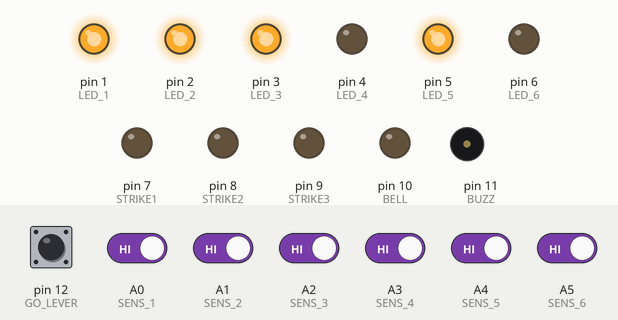
This sketch was run on a simulated Arduino Uno, built with avr-gcc and run on an emulated ATmega328P. Parts: output pins drawn as LEDs (lit = HIGH), buzzer (waves = sounding, pin HIGH). Dashed ring = blinking. Inputs (shaded band) come from the test bench; at power-on: A0 (SENS_1), A1 (SENS_2), A2 (SENS_3), A3 (SENS_4), A4 (SENS_5), A5 (SENS_6), pin 12 (GO_LEVER) HIGH. Random numbers use the default seed unless the sketch sets one.

Above: at 1.25 s.
1.3 s: pin 12 (GO_LEVER) pulled LOW for 0.15 s
At 1.75 s:
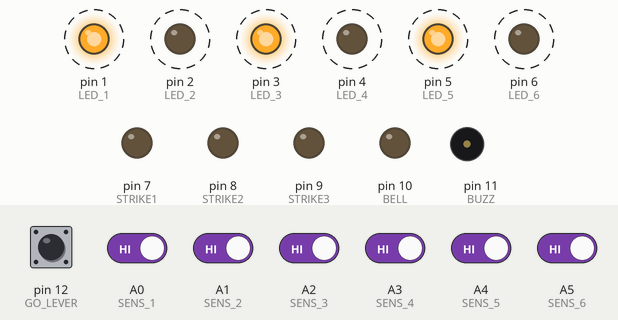
7.3 s: pin 12 (GO_LEVER) driven LOW and A0 (SENS_1) driven LOW
At 9.8 s:
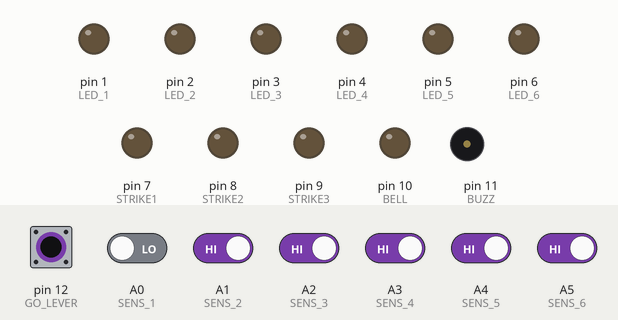
10.3 s: pin 12 (GO_LEVER) driven HIGH
13.3 s: pin 12 (GO_LEVER) driven LOW
At 23.4 s:
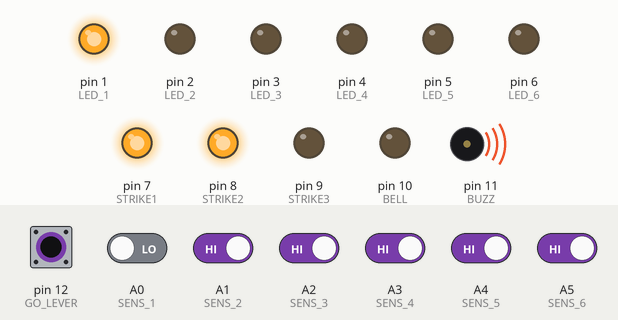
Timing chart, 0 to 25.1 s (numbered marks = the images above; inputs shaded):
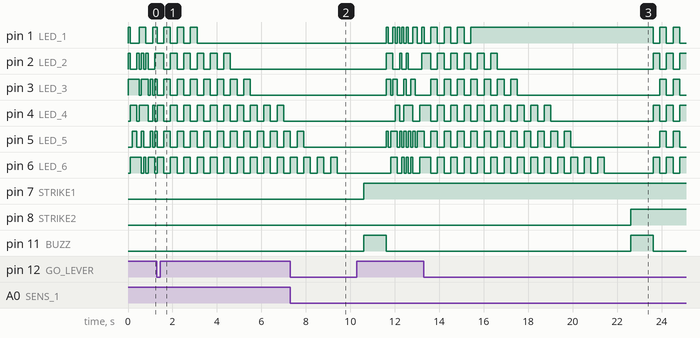

The sketch:

Birdwall_with_pointers.ino
```cpp
const int SENS_1   = A0;
const int SENS_2   = A1;
const int SENS_3   = A2;
const int SENS_4   = A3;
const int SENS_5   = A4;
const int SENS_6   = A5;
const int LED_1    =  1;
const int LED_2    =  2;
const int LED_3    =  3;
const int LED_4    =  4;
const int LED_5    =  5;
const int LED_6    =  6;
const int STRIKE1  =  7;
const int STRIKE2  =  8;
const int STRIKE3  =  9;
const int BELL     = 10;
const int BUZZ     = 11;
const int GO_LEVER = 12;

const int NUM_OF_SENSORS = 6;
int strike_count = 0;
int val1=0;
int val2=0;
int val3=0;
int val4=0;
int val5=0;
int val6=0;

/**
 * Create arrays to group sensors, leds, and values
 * IMPORTANT:
 *    Corresponding pins are given the the same array position (index)
 *    EX: SENS_2, LED_2 and val2 are all the second item, and index[1]
 */
int SENSOR_LIST[NUM_OF_SENSORS]  = { SENS_1, SENS_2, SENS_3, SENS_4, SENS_5, SENS_6  };
int LED_LIST[NUM_OF_SENSORS]     = {  LED_1,  LED_2,  LED_3,  LED_4,  LED_5,  LED_6  };
int *VALUE_LIST[NUM_OF_SENSORS];
//   = {   val1,   val2,   val3,   val4,   val5,   val6  };

void setup() {
  VALUE_LIST[0] = &val1; VALUE_LIST[1] = &val2; VALUE_LIST[2] = &val3;
  VALUE_LIST[3] = &val4; VALUE_LIST[4] = &val5; VALUE_LIST[5] = &val6;
  // Set the sensor pins input mode
  pinMode (SENS_1, INPUT);
  pinMode (SENS_2, INPUT);
  pinMode (SENS_3, INPUT);
  pinMode (SENS_4, INPUT);
  pinMode (SENS_5, INPUT);
  pinMode (SENS_6, INPUT);
  pinMode (GO_LEVER, INPUT);

  // set the bell, buzzer and LED pins output mode
  pinMode(BUZZ, OUTPUT );
  pinMode(BELL, OUTPUT );
  pinMode(LED_1, OUTPUT );
  pinMode(LED_2, OUTPUT );
  pinMode(LED_3, OUTPUT );
  pinMode(LED_4, OUTPUT );
  pinMode(LED_5, OUTPUT );
  pinMode(LED_6, OUTPUT );
  pinMode(STRIKE1, OUTPUT );
  pinMode(STRIKE2, OUTPUT );
  pinMode(STRIKE3, OUTPUT );

  // Turn off strike LEDs
  digitalWrite (STRIKE1,LOW);
  digitalWrite (STRIKE2,LOW);
  digitalWrite (STRIKE3,LOW);

  // pullup resistors set to force input state to HIGH until a switch to ground is read (eliminates random noise)
  digitalWrite (SENS_1,HIGH);
  digitalWrite (SENS_2,HIGH);
  digitalWrite (SENS_3,HIGH);
  digitalWrite (SENS_4,HIGH);
  digitalWrite (SENS_5,HIGH);
  digitalWrite (SENS_6,HIGH);
  digitalWrite (GO_LEVER,HIGH);
}

void loop() {

  if ( digitalRead(GO_LEVER) == LOW && strike_count <3) // Three tries
  {
    /*
     * List values are referenced by their index (position starting at 0)
     * This loop starts with index at 0, and ends when index is 1 minus the list size.
     * we want to stop when index is less than the size of the list because indexes
     * start at 0, which means SENS_1 is at position [0] and SENS_6 is at position [5]
     *
     * What the below loop does:
     *  set the value of VALUE_LIST[0] to the value of the sensor at SENSOR_LIST[0]
     *  Add 1 to the index and repeat
     *  set the value of VALUE_LIST[1] to the value of the sensor at SENSOR_LIST[1]
     *  Contnue until we have set every value in VALUE_LIST
     *
     *  We also use this opprotunity to turn off all LEDs to start
     */
    for ( int sens_idx=0; sens_idx < NUM_OF_SENSORS; sens_idx++ )
    {
      *VALUE_LIST[sens_idx] = digitalRead( SENSOR_LIST[sens_idx] );
    }

    //dramatic 3 blink drum roll
    for ( int blink_counter = 0; blink_counter < 7; blink_counter = blink_counter+1 )
    {
      for (int led_idx = 0; led_idx <  NUM_OF_SENSORS; led_idx++ )
      {
        digitalWrite( LED_LIST[led_idx], (blink_counter+led_idx+2) % 2 );
      }
      delay(300);
     }


     // Loop over all values and set corresponding LEDs
     for (int led_idx = 0; led_idx < NUM_OF_SENSORS; led_idx++)
     {
      digitalWrite( LED_LIST[led_idx], !*VALUE_LIST[led_idx] );

      for (int blink_counter = 0; blink_counter < 4; blink_counter++ )
      {
        // loop over all unchecked leds (start at current led_index + 1) and set to random state
        for (int unchked_idx = (led_idx + 1); unchked_idx < NUM_OF_SENSORS; unchked_idx++)
        {
          digitalWrite( LED_LIST[unchked_idx], (blink_counter+unchked_idx+3) % 2 );
          //digitalWrite( LED_LIST[unchked_idx], random(0,2));
        }
        delay (300);
      }
    }

    if (!val1 && !val2 && !val3 && !val4 && !val5 && !val6) //all answers correct
    {
      digitalWrite (BELL, HIGH);
      delay (3000);
      digitalWrite (BELL, LOW);
      while (true){

      }
    }
    else {
      strike_count = strike_count + 1;
      if (strike_count == 1){
        digitalWrite(STRIKE1,HIGH);
        digitalWrite (BUZZ,HIGH);
        delay (1000);
        digitalWrite (BUZZ,LOW);
      }
      else if (strike_count == 2){
        digitalWrite(STRIKE2,HIGH);
        digitalWrite (BUZZ,HIGH);
        delay (1000);
        digitalWrite (BUZZ,LOW);
      }
      else if (strike_count == 3){
        digitalWrite (STRIKE3, HIGH);
        digitalWrite (BUZZ,HIGH);
        delay (3000);
        digitalWrite (BUZZ,LOW);
      }
    }
    for (int led_idx = 0; led_idx < NUM_OF_SENSORS; led_idx++)
    {
      digitalWrite (LED_LIST[led_idx], random(0,2)  );
    }
  }

  else {
    for (int led_idx = 0; led_idx < NUM_OF_SENSORS; led_idx++)
    {
      digitalWrite (LED_LIST[led_idx], random(0,2)  );
    }
    delay(100);
  }
}
```

Measured:
- after the input at 13.3 s, pin 8 (STRIKE2): LOW → HIGH after 9.3 s; pin 11 (BUZZ): LOW → HIGH after 9.3 s, → LOW 1.0 s later
